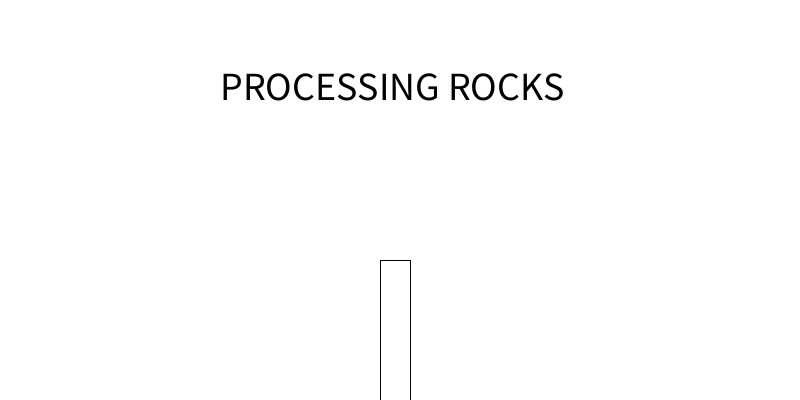
Frame 1 (no input)
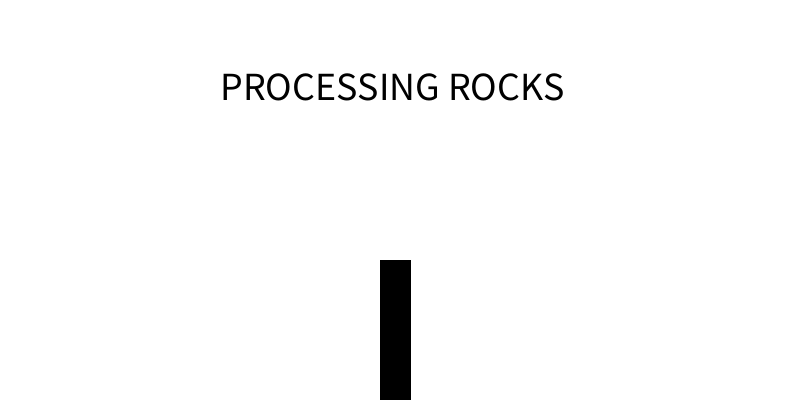
Frame 60 (the mouse pressed at the canvas centre just before this capture)
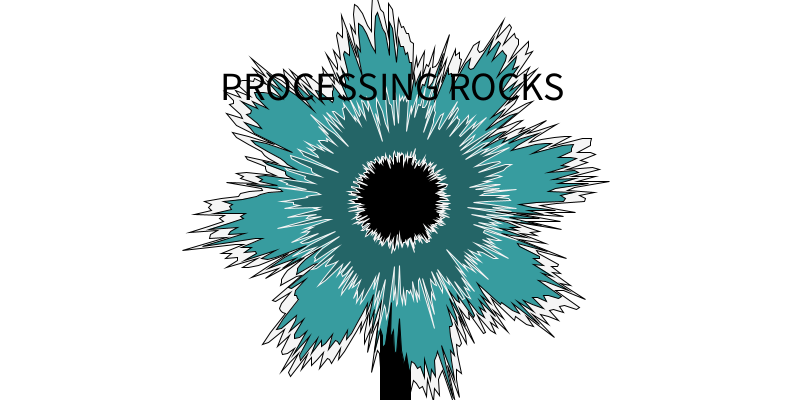
Frame 120 (the mouse held since frame 60 and released just before this capture)

The Processing sketch that drew these frames (run headless with seeded random() and noise(); from frame 60 on, the mouse is pressed at the canvas centre):

// Processing sketch: processing_133290
// ── processing_133290.pde

float offset;

void setup() {

  size(800, 400);
  
}

void draw() {

  background(255);
  int resolution = 64;
  float radius = 100;
  offset++;
  resolution=mouseX;
  radius=mouseY*0.5;

  rect(width/2-20, height/2+60, 30, 150);

  
  
  float circleX = width/2;
  float circleY = height/2;

  // Shape 1

  fill(57, 162, 165);
  stroke(0);

  beginShape();
  for ( int i=0; i<resolution; i=i+1) {
    float waveAngle = map(i, 0, resolution, 0, TWO_PI*8);  // * 20 is the number of waves
    float waveOffset = sin(waveAngle)*30;

    float myPerlin = noise(millis()*0.001+float(i)*100) * 100;

    float angle = map(i, 0, resolution, 0, TWO_PI);
    float circleOffX = cos(angle+offset/100) * ((radius + myPerlin) + waveOffset);
    float circleOffY = sin(angle+offset/100) * ((radius + myPerlin) + waveOffset);

    float x = circleX + circleOffX;
    float y = circleY + circleOffY;

    //ellipse(x,y,10,10);

    vertex(x, y);
  }
  endShape(CLOSE);

  // Shape 2
  radius = 50;
  fill(0, 0, 0, 90);
  stroke(255);

  beginShape();
  for ( int i=0; i<resolution; i=i+1) {

    float myPerlin = noise(millis()*0.001+float(i)*100) * 100;

    float angle = map(i, 0, resolution, 0, TWO_PI);
    float circleOffX = cos(angle+offset/100) * (myPerlin + radius);
    float circleOffY = sin(angle+offset/100) * (myPerlin + radius);

    float x = circleX + circleOffX;
    float y = circleY + circleOffY;

    //ellipse(x,y,10,10);

    vertex(x, y);
  }
  endShape(CLOSE);

  //Shape 3
  radius = 30;
  fill(0);
  stroke(255);

  beginShape();
  for ( int i=0; i<resolution; i=i+1) {
    //float waveAngle = map(i,0,resolution,0, TWO_PI*25);  // * 20 is the number of waves
    //float waveOffset = sin(waveAngle)*100;

    float myPerlin = noise(millis()*0.001+float(i)*100) * 30;

    float angle = map(i, 0, resolution, 0, TWO_PI);
    float circleOffX = cos(angle+offset/100) * (radius + myPerlin);
    float circleOffY = sin(angle+offset/100) * (radius + myPerlin);

    float x = circleX + circleOffX;
    float y = circleY + circleOffY;

    //ellipse(x,y,10,10);

    vertex(x, y);
  }
  endShape(CLOSE);
  radius=120;
  fill(0, 0, 0, 10);
  stroke(0);

  beginShape();
  for ( int i=0; i<resolution; i=i+1) {
    float waveAngle = map(i, 0, resolution, 0, TWO_PI*8);  // * 20 is the number of waves
    float waveOffset = sin(waveAngle)*30;

    float myPerlin = noise(millis()*0.001+float(i)*100) * 100;

    float angle = map(i, 0, resolution, 0, TWO_PI);
    float circleOffX = cos(angle+offset/100) * ((radius + myPerlin) + waveOffset);
    float circleOffY = sin(angle+offset/100) * ((radius + myPerlin) + waveOffset);

    float x = circleX + circleOffX;
    float y = circleY + circleOffY;

    //ellipse(x,y,10,10);

    vertex(x, y);
  }
  endShape(CLOSE);

  fill(0);
  textSize(40);
  text("PROCESSING ROCKS", width/2-180, height/2-100);
}
